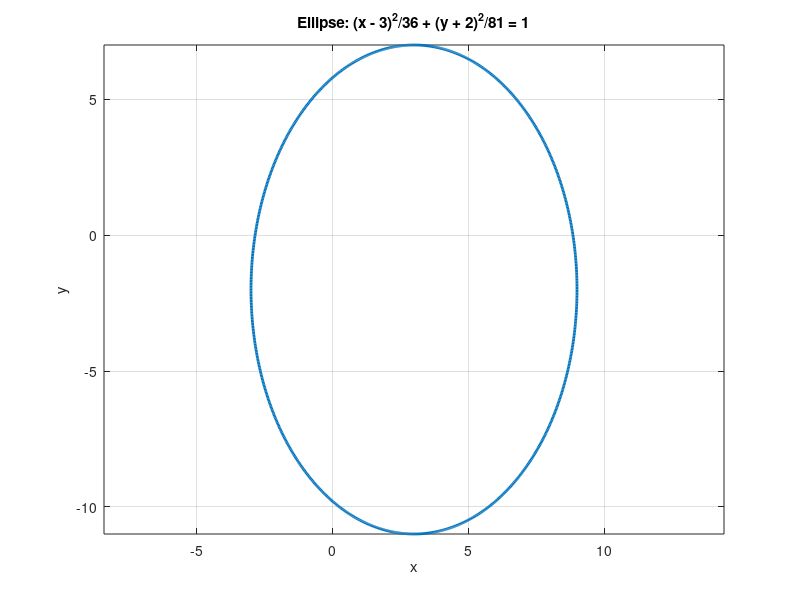

Recreate this plot in MATLAB.
% Plot the geometric figure described by
% (x – 3)2 /36 +(y + 2)2/81 =1
% in the x-y plane. Hint: a parametric representation is
% x(t) = 3 + 6cos(t), y(t) = -2+9sin(t), 0<=t<=2pi
% Add a grid and use axis to make intervals on the x and y axes equal. 
% Parametric representation of the ellipse
t = linspace(0, 2*pi, 1000); 
x = 3 + 6*cos(t);
y = -2 + 9*sin(t);
%plot the elipse
figure;
plot(x,y,'LineWidth',2);
% Set plot properties
title('Ellipse: (x - 3)^2/36 + (y + 2)^2/81 = 1');
xlabel('x');
ylabel('y');
axis equal; 
grid on;